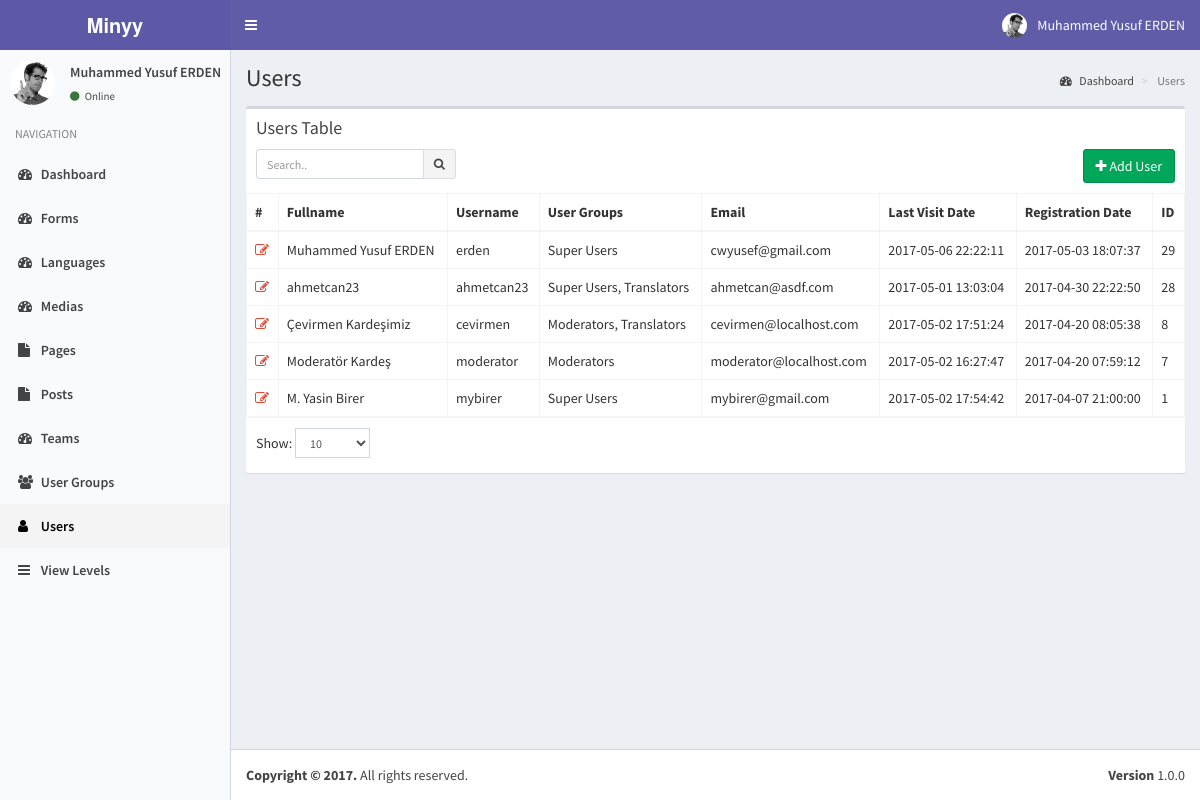
/index.php?controller=module&action=users (signed in), run on an earlier commit of the app's database.
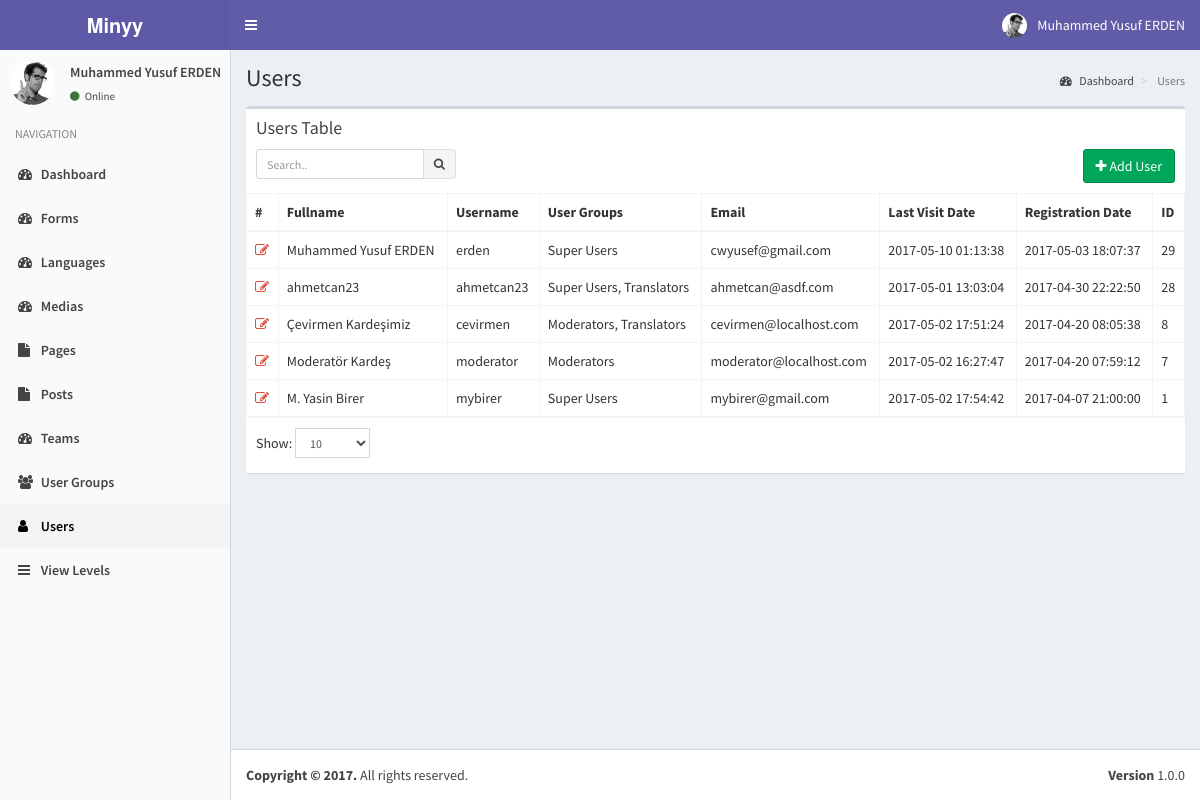
And on a later commit of the database.
### tables this page shows
CREATE TABLE IF NOT EXISTS `users` (
  `pk_user_id` int(11) NOT NULL AUTO_INCREMENT,
  `username` varchar(50) NOT NULL,
  `password` varchar(50) NOT NULL,
  `email` varchar(75) NOT NULL,
  `last_visit` timestamp NOT NULL DEFAULT CURRENT_TIMESTAMP ON UPDATE CURRENT_TIMESTAMP,
  `fullname` varchar(50) DEFAULT NULL,
  `registration_date` timestamp NULL DEFAULT NULL,
  PRIMARY KEY (`pk_user_id`)
);

### helpers/view_helper.php (called while the page is built, shortened)
<?php
class ViewHelper
{
    private static $__layout='public';
    public static function getView($viewFolder,$viewFile){
        Functions::requireFile('views/'.$viewFolder,$viewFile.'.php');
    }
    public static function setLayout($layout){
        self::$__layout=$layout;
    }
    public static function getHeader(){
        require_once('views/'.self::$__layout.'_header.php');
    }
}
?>

### controllers/users_controller.php (called while the page is built, shortened)
<?php
class UsersController implements ModuleInterface
{
    public static function getList($params=array()) {
        $search_term=isset($_GET['search_term']) ? Functions::clearString($_GET['search_term']) : "";
        $order_by=isset($_GET['order_by']) && !empty($_GET['order_by']) ? strtolower(Functions::clearString($_GET['order_by'])) : "id";
        $order_dir=isset($_GET['order_dir']) && !empty($_GET['order_dir']) ? strtolower(Functions::clearString($_GET['order_dir'])) : "desc";
        $limit=isset($_GET['limit']) && !empty($_GET['limit']) ? (int) Functions::clearString($_GET['limit']) : 20;
        $page=isset($_GET['page']) && !empty($_GET['page']) ? (int) Functions::clearString($_GET['page']) : 1;
        $offset=($page-1)*$limit;
        $params=[
            "search_term"=>$search_term,
            "order_by"=>$order_by,
            "order_dir"=>$order_dir,
            "limit"=>$limit,
            "offset"=>$offset
        ];
        $objList = Users::getObjList($params);
        $gparams=[
            "search_term"=>"",
            "order_by"=>"name",
            "order_dir"=>"asc",
            "limit"=>"1000",
            "offset"=>"0"
        ];
        $groupList= UserGroups::getObjList($gparams);
        ViewHelper::getView('users','users');
    }
}
?>

### index.php (called while the page is built, shortened)
<?php
require_once('helpers/view_helper.php');
require_once('helpers/functions_helper.php');
require_once('helpers/translate_helper.php');
require_once('models/users_model.php');
require_once('models/user_groups_model.php');
require_once('models/view_levels_model.php');
require_once('routes.php');

### models/users_model.php (called while the page is built, shortened)
<?php
class Users implements DatabaseObject {
    public $groups;
    public function __construct($pk_user_id,$username,$password,$email,$last_visit,$fullname,$registration_date){
        $this->fullname=$fullname;
        $this->groups=$this->getUserGroups($pk_user_id);
        $this->modules=$this->getUserModules($pk_user_id);
    }
    public static function getObjList($params){
        $list = [];
        $order_dirs=array("desc","asc");
        $key=array_search($params["order_dir"],$order_dirs);
        $order_dir=$order_dirs[($key) ? $key : 0];
        $order_columns=array("pk_user_id", "username", "email", "last_visit", "fullname", "registration_date");
        $key=array_search($params["order_by"],$order_columns);
        $order_by=$order_columns[($key) ? $key : 0];
        $limit=$params["limit"] ? $params["limit"] : "20";
        $offset=$params["offset"] ? $params["offset"] : "0";
        $query="SELECT * FROM users";
        $query.=" ORDER BY $order_by $order_dir LIMIT :offset , :limit";
        $db = Db::getInstance();
        $req = $db->prepare($query);
        $req->bindValue(':limit', intval($limit), PDO::PARAM_INT);
        $req->bindValue(':offset', intval($offset), PDO::PARAM_INT);
        $req->execute();
        foreach($req->fetchAll() as $obj) {
            $list[] = new Users( $obj['pk_user_id'],
                                $obj['username'],
                                $obj['password'],
                                $obj['email'],
                                $obj['last_visit'],
                                $obj['fullname'],
                                $obj['registration_date']);
        }
        return $list;
    }
    public static function getObj($id){
        try{
            $db = Db::getInstance();
            $id = intval($id);
            $req = $db->prepare('SELECT * FROM users WHERE pk_user_id = :pk_user_id');
            $req->execute(array('pk_user_id' => $id));
            $obj = $req->fetch();
            if($obj){
                return new Users( $obj['pk_user_id'],
                                    $obj['username'],
                                    $obj['password'],
                                    $obj['email'],
                                    $obj['last_visit'],
                                    $obj['fullname'],
                                    $obj['registration_date']);
            }
            else{
                return [];
            }
        }
        catch (PDOException $e){
            return $e->getMessage();
        }
    }
    public function getUserGroups($id){
        try{
            $db = Db::getInstance();
            $id = intval($id);
            $req = $db->prepare('SELECT * FROM user_usergroup_map WHERE pk_user_id = :pk_user_id');
            $req->execute(array('pk_user_id' => $id));
            $list=[];
            foreach($req->fetchAll() as $obj) {
                $list[]= $obj['pk_group_id'];
            }
            return $list;
        }
        catch (PDOException $e){
            return $e->getMessage();
        }
    }
    public function getUserModules($id){
        $modules=[];
        $params=[
            "search_term"=>"",
            "order_by"=>"name",
            "order_dir"=>"asc",
            "limit"=>"1000",
            "offset"=>"0"
        ];
        $viewLevels=ViewLevels::getObjList($params);
        foreach($viewLevels as $viewObj){
            $voGroups=json_decode($viewObj->groups);
            $voModules=json_decode($viewObj->modules);
            foreach($this->groups as $uoGroup){
                if(in_array($uoGroup,$voGroups)){
                    $modules=array_merge($modules,$voModules);
                }
            }
        }
        $modules=array_merge(array_unique($modules));
        asort($modules);
        global $controllers;
        foreach($modules as $kmodule=>$vmodule){
            $modules[$kmodule]=$controllers['module'][$vmodule];
        }
        return $modules;
    }
}

### models/view_levels_model.php (called while the page is built, shortened)
<?php
class ViewLevels implements DatabaseObject {
    public function __construct($pk_view_level_id,$title,$groups,$modules){
        $this->groups=$groups;
        $this->modules=$modules;
    }
    public static function getObjList($params){
        $list = [];
        $order_dirs=array("desc","asc");
        $key=array_search($params["order_dir"],$order_dirs);
        $order_dir=$order_dirs[($key) ? $key : 0];
        $order_columns=array("pk_view_level_id", "title");
        $key=array_search($params["order_by"],$order_columns);
        $order_by=$order_columns[($key) ? $key : 0];
        $limit=$params["limit"] ? $params["limit"] : "20";
        $offset=$params["offset"] ? $params["offset"] : "0";
        $query="SELECT * FROM view_levels";
        $query.=" ORDER BY $order_by $order_dir LIMIT :offset , :limit";
        $db = Db::getInstance();
        $req = $db->prepare($query);
        $req->bindValue(':limit', intval($limit), PDO::PARAM_INT);
        $req->bindValue(':offset', intval($offset), PDO::PARAM_INT);
        $req->execute();
        foreach($req->fetchAll() as $obj) {
            $list[] = new ViewLevels( $obj['pk_view_level_id'],
                                $obj['title'],
                                $obj['groups'],
                                $obj['modules']);
        }
        return $list;
    }
}

### models/user_groups_model.php (called while the page is built, shortened)
<?php
class UserGroups implements DatabaseObject {
    public function __construct($pk_group_id,$name){
        $this->name=$name;
    }
    public static function getObjList($params){
        $list = [];
        $order_dirs=array("desc","asc");
        $key=array_search($params["order_dir"],$order_dirs);
        $order_dir=$order_dirs[($key) ? $key : 0];
        $order_columns=array("pk_group_id", "name");
        $key=array_search($params["order_by"],$order_columns);
        $order_by=$order_columns[($key) ? $key : 0];
        $limit=$params["limit"] ? $params["limit"] : "20";
        $offset=$params["offset"] ? $params["offset"] : "0";
        $query="SELECT * FROM user_groups";
        $query.=" ORDER BY $order_by $order_dir LIMIT :offset , :limit";
        $db = Db::getInstance();
        $req = $db->prepare($query);
        $req->bindValue(':limit', intval($limit), PDO::PARAM_INT);
        $req->bindValue(':offset', intval($offset), PDO::PARAM_INT);
        $req->execute();
        foreach($req->fetchAll() as $obj) {
            $list[] = new UserGroups( $obj['pk_group_id'],
                                $obj['name']);
        }
        return $list;
    }
}

### views/users/users.php (the view, shortened to what the rows shown need)
<?php ViewHelper::getHeader(); ?>
<?php
    global $objList;
    global $params;
    global $groupList;
?>
<section class="content-header">
    <h1>
    </h1>
    <ol class="breadcrumb">
    <li><a href="index.php"><i class="fa fa-dashboard"></i> <?php T::__("Dashboard"); ?></a></li>
    <li class="active"> <?php T::__("Users"); ?></li>
    </ol>
</section>
<section class="content">
    <div class="row">
    <div class="col-xs-12">
        <div class="box">
        <div class="box-header">
            <h3 class="box-title"><?php T::__("Users Table"); ?></h3>
            <div class="box-toolbox">
            <form id="search-form">
            <div class="input-group input-group-sm pull-left search-form">
                <input type="text" name="table_search" class="form-control pull-right" placeholder="<?php T::__("Search.."); ?>" <?php echo !empty(Functions::getUrlVariableValue("search_term")) ? "value='".htmlspecialchars(urldecode(Functions::getUrlVariableValue("search_term")))."'" : ""; ?> />
                <div class="input-group-btn">
                <button type="submit" class="btn btn-default"><i class="fa fa-search"></i></button>
                </div>
            </div>
            </form>
            <button type="button" data-toggle="openModal" data-target="#addUserModal" class="btn btn-success pull-right">
                <i class="fa fa-plus"></i> <?php T::__("Add User"); ?>
            </button>
            </div>
        </div>
        <div class="box-body table-responsive no-padding">
            <table class="table table-hover table-bordered">
            <thead>
                <tr>
                    <th>#</th>
                    <th><?php T::__("Fullname"); ?></th>
                    <th><?php T::__("Username"); ?></th>
                    <th><?php T::__("User Groups"); ?></th>
                    <th><?php T::__("Email"); ?></th>
                    <th><?php T::__("Last Visit Date"); ?></th>
                    <th><?php T::__("Registration Date"); ?></th>
                    <th><?php T::__("ID"); ?></th>
                </tr>
            </thead>
            <tbody>
            <?php $i=$params['offset']+1; foreach($objList as $user): ?>
            <tr data-id="<?php echo $user->pk_user_id; ?>">
                <td><a data-toggle="tooltip" title="Düzenle" class="text-red" href="index.php?controller=module&action=users&do=edit&id=<?php echo $user->pk_user_id; ?>"><i class="fa fa-edit"></i></a></td>
                <td class="has-link"><?php echo $user->fullname; ?></td>
                <td class="has-link"><?php echo $user->username; ?></td>
                <td class="has-link">
                    <?php
                        $grpstr=[];
                        foreach($groupList as $groupObj){
                            if(in_array($groupObj->pk_group_id,$user->groups)){
                                $grpstr[]=$groupObj->name;
                            }
                        }
                        echo implode(", ",$grpstr);
                    ?>
                </td>
                <td class="has-link"><?php echo $user->email; ?></td>
                <td class="has-link"><?php echo $user->last_visit; ?></td>
                <td class="has-link"><?php echo $user->registration_date; ?></td>
                <td class="has-link"><?php echo $user->pk_user_id; ?></td>
            </tr>
            <?php endforeach; ?>
            </tbody></table>
        </div>
        <div class="box-footer clearfix">
            <div class="table-length dataTables_length pull-left">
                <label><?php T::__("Show:"); ?>
                    <select name="limit" class="form-control input-sm">
                    <option value="10" <?php echo Functions::getUrlVariableValue("limit")=="10" ? "selected" : ""; ?>>10</option>
                    </select>
                </label>
            </div>
        </div>
        </div>
    </div>
    </div>
</section>

### views/static/header.php (shortened to what the rows shown need)
<?php
global $currentUser;
?>
<a href="index2.html" class="logo">
    <span class="logo-lg"><b>Minyy</b></span>
</a>
<nav class="navbar navbar-static-top">
    <a href="#" class="sidebar-toggle" data-toggle="offcanvas" role="button">
    </a>
    <div class="navbar-custom-menu">
    <ul class="nav navbar-nav">
        <li class="dropdown user user-menu">
        <a href="#" class="dropdown-toggle" data-toggle="dropdown">
            <img src="assets/img/user2-160x160.jpg" class="user-image" alt="User Image">
            <span class="hidden-xs"><?php echo $currentUser->fullname; ?></span>
        </a>
            </li>
        </ul>
    </div>
</nav>

### views/static/sidebar.php
<?php
global $currentUser;
?>
<section class="sidebar">
    <div class="user-panel">
    <div class="pull-left image">
        <img src="assets/img/user2-160x160.jpg" class="img-circle" alt="User Image">
    </div>
    <div class="pull-left info">
        <p><?php echo $currentUser->fullname; ?></p>
        <a href="#"><i class="fa fa-circle text-success"></i> <?php echo T::__('Online'); ?></a>
    </div>
    </div>
    <ul class="sidebar-menu">
    <li class="header"><?php echo T::__('NAVIGATION'); ?></li>
    <?php
    foreach($currentUser->modules as $module=>$moduleProps):
    ?>
    <li class="<?php echo Functions::isActive($moduleProps["key"]); ?>">
        <a href="index.php?controller=module&action=<?php echo $moduleProps["key"]; ?>"><i class="fa <?php echo $moduleProps["icon"]; ?>"></i> <?php echo $moduleProps["name"]; ?></a>
    </li>
    <?php endforeach; ?>
    </ul>
</section>

What changed in the data, as far as the page shows it:
changed users "Muhammed Yusuf ERDEN": last_visit "2017-05-06 22:22:11" → "2017-05-10 01:13:38"
